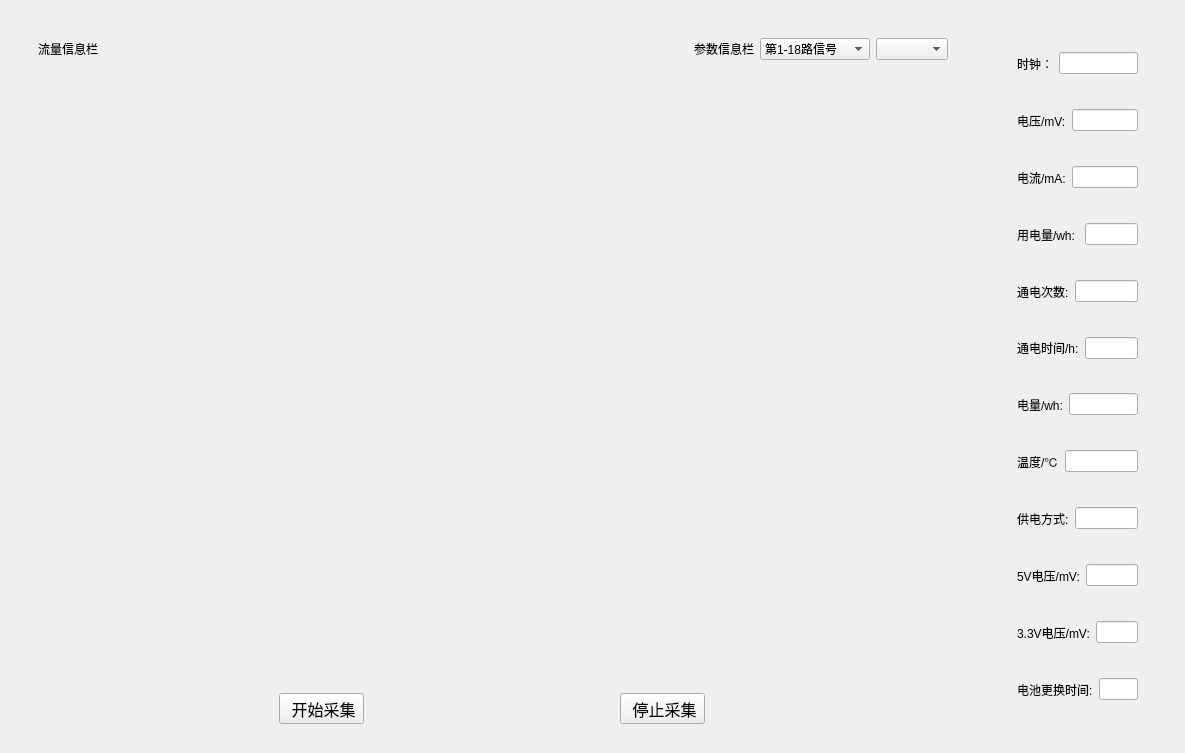
<?xml version="1.0" encoding="UTF-8"?>
<ui version="4.0">
 <class>CollectByTimePanel</class>
 <widget class="QWidget" name="CollectByTimePanel">
  <property name="geometry">
   <rect>
    <x>0</x>
    <y>0</y>
    <width>1185</width>
    <height>753</height>
   </rect>
  </property>
  <property name="windowTitle">
   <string>时间采集面板</string>
  </property>
  <layout class="QHBoxLayout" name="horizontalLayout_12">
   <item>
    <widget class="QWidget" name="widget_8" native="true">
     <property name="sizePolicy">
      <sizepolicy hsizetype="Preferred" vsizetype="Preferred">
       <horstretch>5</horstretch>
       <verstretch>0</verstretch>
      </sizepolicy>
     </property>
     <layout class="QVBoxLayout" name="verticalLayout_2">
      <item>
       <widget class="QWidget" name="widget_6" native="true">
        <layout class="QVBoxLayout" name="verticalLayout">
         <item>
          <widget class="QWidget" name="widget_7" native="true">
           <layout class="QHBoxLayout" name="horizontalLayout_6">
            <item>
             <widget class="QLabel" name="ByteSpeedLabel">
              <property name="text">
               <string>流量信息栏</string>
              </property>
             </widget>
            </item>
            <item>
             <spacer name="horizontalSpacer">
              <property name="orientation">
               <enum>Qt::Horizontal</enum>
              </property>
              <property name="sizeHint" stdset="0">
               <size>
                <width>40</width>
                <height>20</height>
               </size>
              </property>
             </spacer>
            </item>
            <item>
             <widget class="QLabel" name="ParametersLabel">
              <property name="text">
               <string>参数信息栏</string>
              </property>
             </widget>
            </item>
            <item>
             <widget class="QComboBox" name="bxDataRoadsSelectingComboBox">
              <item>
               <property name="text">
                <string>第1-18路信号</string>
               </property>
              </item>
              <item>
               <property name="text">
                <string>第19-36路信号</string>
               </property>
              </item>
              <item>
               <property name="text">
                <string>第37-54路信号</string>
               </property>
              </item>
             </widget>
            </item>
            <item>
             <widget class="QComboBox" name="MFLRoadscomboBox"/>
            </item>
           </layout>
          </widget>
         </item>
         <item>
          <widget class="QStackedWidget" name="stackedWidget">
           <property name="currentIndex">
            <number>3</number>
           </property>
           <widget class="QWidget" name="page">
            <layout class="QHBoxLayout" name="horizontalLayout">
             <item>
              <widget class="QCustomPlot" name="CollectByTimePlot1" native="true"/>
             </item>
             <item>
              <widget class="QCustomPlot" name="CollectByTimePlot2" native="true"/>
             </item>
             <item>
              <widget class="QCustomPlot" name="CollectByTimePlot3" native="true"/>
             </item>
            </layout>
           </widget>
           <widget class="QWidget" name="page_1">
            <layout class="QHBoxLayout" name="horizontalLayout_2">
             <item>
              <widget class="QCustomPlot" name="CollectByTimePlot4" native="true"/>
             </item>
             <item>
              <widget class="QCustomPlot" name="CollectByTimePlot5" native="true"/>
             </item>
             <item>
              <widget class="QCustomPlot" name="CollectByTimePlot6" native="true"/>
             </item>
            </layout>
           </widget>
           <widget class="QWidget" name="page_2">
            <layout class="QHBoxLayout" name="horizontalLayout_3">
             <item>
              <widget class="QCustomPlot" name="CollectByTimePlot7" native="true"/>
             </item>
             <item>
              <widget class="QCustomPlot" name="CollectByTimePlot8" native="true"/>
             </item>
             <item>
              <widget class="QCustomPlot" name="CollectByTimePlot9" native="true"/>
             </item>
            </layout>
           </widget>
           <widget class="QWidget" name="page_3">
            <property name="sizePolicy">
             <sizepolicy hsizetype="Expanding" vsizetype="Expanding">
              <horstretch>0</horstretch>
              <verstretch>0</verstretch>
             </sizepolicy>
            </property>
            <layout class="QGridLayout" name="gridLayout">
             <item row="0" column="0">
              <widget class="QCustomPlot" name="MFLPlot" native="true">
               <property name="sizePolicy">
                <sizepolicy hsizetype="Expanding" vsizetype="Expanding">
                 <horstretch>1</horstretch>
                 <verstretch>1</verstretch>
                </sizepolicy>
               </property>
              </widget>
             </item>
            </layout>
           </widget>
          </widget>
         </item>
         <item>
          <widget class="QWidget" name="widget" native="true">
           <property name="sizePolicy">
            <sizepolicy hsizetype="Preferred" vsizetype="Expanding">
             <horstretch>0</horstretch>
             <verstretch>0</verstretch>
            </sizepolicy>
           </property>
           <layout class="QHBoxLayout" name="horizontalLayout_5">
            <item>
             <widget class="QCustomPlot" name="temperaturePlot" native="true"/>
            </item>
            <item>
             <widget class="QCustomPlot" name="distancePlot" native="true"/>
            </item>
            <item>
             <widget class="QCustomPlot" name="positionPlot" native="true"/>
            </item>
           </layout>
          </widget>
         </item>
        </layout>
       </widget>
      </item>
      <item>
       <widget class="QWidget" name="widget_5" native="true">
        <layout class="QHBoxLayout" name="horizontalLayout_4">
         <item>
          <widget class="QToolButton" name="CollectByTime_StartBtn">
           <property name="font">
            <font>
             <pointsize>12</pointsize>
            </font>
           </property>
           <property name="text">
            <string> 开始采集</string>
           </property>
           <property name="icon">
            <iconset resource="../../src.qrc">
             <normaloff>:/uidemo08/dataCollectingIcon_files/1-200412191023.png</normaloff>:/uidemo08/dataCollectingIcon_files/1-200412191023.png</iconset>
           </property>
           <property name="iconSize">
            <size>
             <width>32</width>
             <height>32</height>
            </size>
           </property>
           <property name="toolButtonStyle">
            <enum>Qt::ToolButtonTextBesideIcon</enum>
           </property>
          </widget>
         </item>
         <item>
          <widget class="QToolButton" name="CollectByTime_StopBtn">
           <property name="font">
            <font>
             <pointsize>12</pointsize>
            </font>
           </property>
           <property name="text">
            <string> 停止采集</string>
           </property>
           <property name="icon">
            <iconset resource="../../core_qss/qss.qrc">
             <normaloff>:/qss/blacksoft/radiobutton_checked.png</normaloff>:/qss/blacksoft/radiobutton_checked.png</iconset>
           </property>
           <property name="iconSize">
            <size>
             <width>32</width>
             <height>34</height>
            </size>
           </property>
           <property name="toolButtonStyle">
            <enum>Qt::ToolButtonTextBesideIcon</enum>
           </property>
          </widget>
         </item>
        </layout>
       </widget>
      </item>
     </layout>
    </widget>
   </item>
   <item>
    <widget class="QWidget" name="widget_12" native="true">
     <property name="sizePolicy">
      <sizepolicy hsizetype="Preferred" vsizetype="Preferred">
       <horstretch>1</horstretch>
       <verstretch>0</verstretch>
      </sizepolicy>
     </property>
     <layout class="QVBoxLayout" name="verticalLayout_5">
      <item>
       <widget class="QWidget" name="widget_9" native="true">
        <property name="sizePolicy">
         <sizepolicy hsizetype="Preferred" vsizetype="Preferred">
          <horstretch>0</horstretch>
          <verstretch>0</verstretch>
         </sizepolicy>
        </property>
        <layout class="QHBoxLayout" name="horizontalLayout_8">
         <item>
          <widget class="QWidget" name="widget_10" native="true">
           <property name="sizePolicy">
            <sizepolicy hsizetype="Preferred" vsizetype="Preferred">
             <horstretch>1</horstretch>
             <verstretch>0</verstretch>
            </sizepolicy>
           </property>
           <layout class="QVBoxLayout" name="verticalLayout_3">
            <item>
             <widget class="QWidget" name="widget_14" native="true">
              <layout class="QHBoxLayout" name="horizontalLayout_14">
               <item>
                <widget class="QLabel" name="label_8">
                 <property name="text">
                  <string>时钟：</string>
                 </property>
                </widget>
               </item>
               <item>
                <widget class="QLineEdit" name="clockEdit"/>
               </item>
              </layout>
             </widget>
            </item>
            <item>
             <widget class="QWidget" name="widget_13" native="true">
              <layout class="QHBoxLayout" name="horizontalLayout_13">
               <item>
                <widget class="QLabel" name="label_7">
                 <property name="text">
                  <string>电压/mV:</string>
                 </property>
                </widget>
               </item>
               <item>
                <widget class="QLineEdit" name="voltEdit"/>
               </item>
              </layout>
             </widget>
            </item>
            <item>
             <widget class="QWidget" name="widget_11" native="true">
              <layout class="QHBoxLayout" name="horizontalLayout_10">
               <item>
                <widget class="QLabel" name="label_4">
                 <property name="text">
                  <string>电流/mA:</string>
                 </property>
                </widget>
               </item>
               <item>
                <widget class="QLineEdit" name="currentEdit"/>
               </item>
              </layout>
             </widget>
            </item>
            <item>
             <widget class="QWidget" name="widget_15" native="true">
              <layout class="QHBoxLayout" name="horizontalLayout_11">
               <item>
                <widget class="QLabel" name="label_5">
                 <property name="text">
                  <string>用电量/wh: </string>
                 </property>
                </widget>
               </item>
               <item>
                <widget class="QLineEdit" name="usedElectricityEdit"/>
               </item>
              </layout>
             </widget>
            </item>
            <item>
             <widget class="QWidget" name="widget_16" native="true">
              <layout class="QHBoxLayout" name="horizontalLayout_7">
               <item>
                <widget class="QLabel" name="label">
                 <property name="text">
                  <string>通电次数:</string>
                 </property>
                </widget>
               </item>
               <item>
                <widget class="QLineEdit" name="batteryUsedTimesEdit"/>
               </item>
              </layout>
             </widget>
            </item>
            <item>
             <widget class="QWidget" name="widget_17" native="true">
              <layout class="QHBoxLayout" name="horizontalLayout_9">
               <item>
                <widget class="QLabel" name="label_3">
                 <property name="text">
                  <string>通电时间/h:</string>
                 </property>
                </widget>
               </item>
               <item>
                <widget class="QLineEdit" name="batteryWorkingTimeEdit"/>
               </item>
              </layout>
             </widget>
            </item>
            <item>
             <widget class="QWidget" name="widget_18" native="true">
              <layout class="QHBoxLayout" name="horizontalLayout_17">
               <item>
                <widget class="QLabel" name="label_11">
                 <property name="text">
                  <string>电量/wh:</string>
                 </property>
                </widget>
               </item>
               <item>
                <widget class="QLineEdit" name="electricVolumeEdit"/>
               </item>
              </layout>
             </widget>
            </item>
            <item>
             <widget class="QWidget" name="widget_19" native="true">
              <layout class="QHBoxLayout" name="horizontalLayout_18">
               <item>
                <widget class="QLabel" name="label_12">
                 <property name="text">
                  <string>温度/℃</string>
                 </property>
                </widget>
               </item>
               <item>
                <widget class="QLineEdit" name="temperatureEdit"/>
               </item>
              </layout>
             </widget>
            </item>
            <item>
             <widget class="QWidget" name="widget_20" native="true">
              <layout class="QHBoxLayout" name="horizontalLayout_19">
               <item>
                <widget class="QLabel" name="label_13">
                 <property name="text">
                  <string>供电方式:</string>
                 </property>
                </widget>
               </item>
               <item>
                <widget class="QLineEdit" name="batteryModeEdit"/>
               </item>
              </layout>
             </widget>
            </item>
            <item>
             <widget class="QWidget" name="widget_21" native="true">
              <layout class="QHBoxLayout" name="horizontalLayout_20">
               <item>
                <widget class="QLabel" name="label_14">
                 <property name="text">
                  <string>5V电压/mV:</string>
                 </property>
                </widget>
               </item>
               <item>
                <widget class="QLineEdit" name="fiveVoltEdit"/>
               </item>
              </layout>
             </widget>
            </item>
            <item>
             <widget class="QWidget" name="widget_22" native="true">
              <layout class="QHBoxLayout" name="horizontalLayout_16">
               <item>
                <widget class="QLabel" name="label_10">
                 <property name="text">
                  <string>3.3V电压/mV:</string>
                 </property>
                </widget>
               </item>
               <item>
                <widget class="QLineEdit" name="threePointThreeVoltEdit"/>
               </item>
              </layout>
             </widget>
            </item>
            <item>
             <widget class="QWidget" name="widget_24" native="true">
              <layout class="QHBoxLayout" name="horizontalLayout_23">
               <item>
                <widget class="QLabel" name="label_17">
                 <property name="text">
                  <string>电池更换时间:</string>
                 </property>
                </widget>
               </item>
               <item>
                <widget class="QLineEdit" name="batteryChangedTimeEdit"/>
               </item>
              </layout>
             </widget>
            </item>
           </layout>
          </widget>
         </item>
        </layout>
       </widget>
      </item>
     </layout>
    </widget>
   </item>
  </layout>
 </widget>
 <customwidgets>
  <customwidget>
   <class>QCustomPlot</class>
   <extends>QWidget</extends>
   <header>qcustomplot.h</header>
   <container>1</container>
  </customwidget>
 </customwidgets>
 <resources>
  <include location="../../core_qss/qss.qrc"/>
  <include location="../../src.qrc"/>
 </resources>
 <connections/>
</ui>
